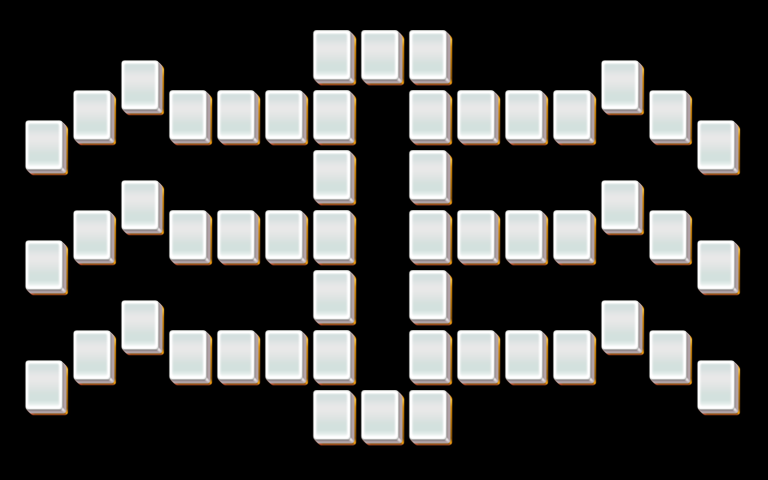

This is a level from a 2D game, rendered from its Tiled map with the project's own tilesets. A one-line summary and the map file follow, with tile-layer data summarised:
An orthogonal 32x16 tile map with 24x30 px tiles, 5 tile layers (layer1, layer2, layer3, layer4, ...).

<map version="1.0" orientation="orthogonal" width="32" height="16" tilewidth="24" tileheight="30">
 <properties>
  <property name="species" value="20" />
 </properties>
 <tileset firstgid="1" name="mahjong" tilewidth="48" tileheight="60">
  <image source="mahjong.png" width="48" height="60" />
 </tileset>
 <layer name="layer1" width="32" height="16">
  <data>[512 cells, 52 non-empty, 1 distinct tile ids]</data>
 </layer>
 <layer name="layer2" width="32" height="16">
  <data>[512 cells, 34 non-empty, 1 distinct tile ids]</data>
 </layer>
 <layer name="layer3" width="32" height="16">
  <data>[512 cells, 16 non-empty, 1 distinct tile ids]</data>
 </layer>
 <layer name="layer4" width="32" height="16">
  <data>[512 cells, 6 non-empty, 1 distinct tile ids]</data>
 </layer>
 <layer name="layer5" width="32" height="16">
  <data>[512 cells, 0 non-empty, 0 distinct tile ids]</data>
 </layer>
</map>
